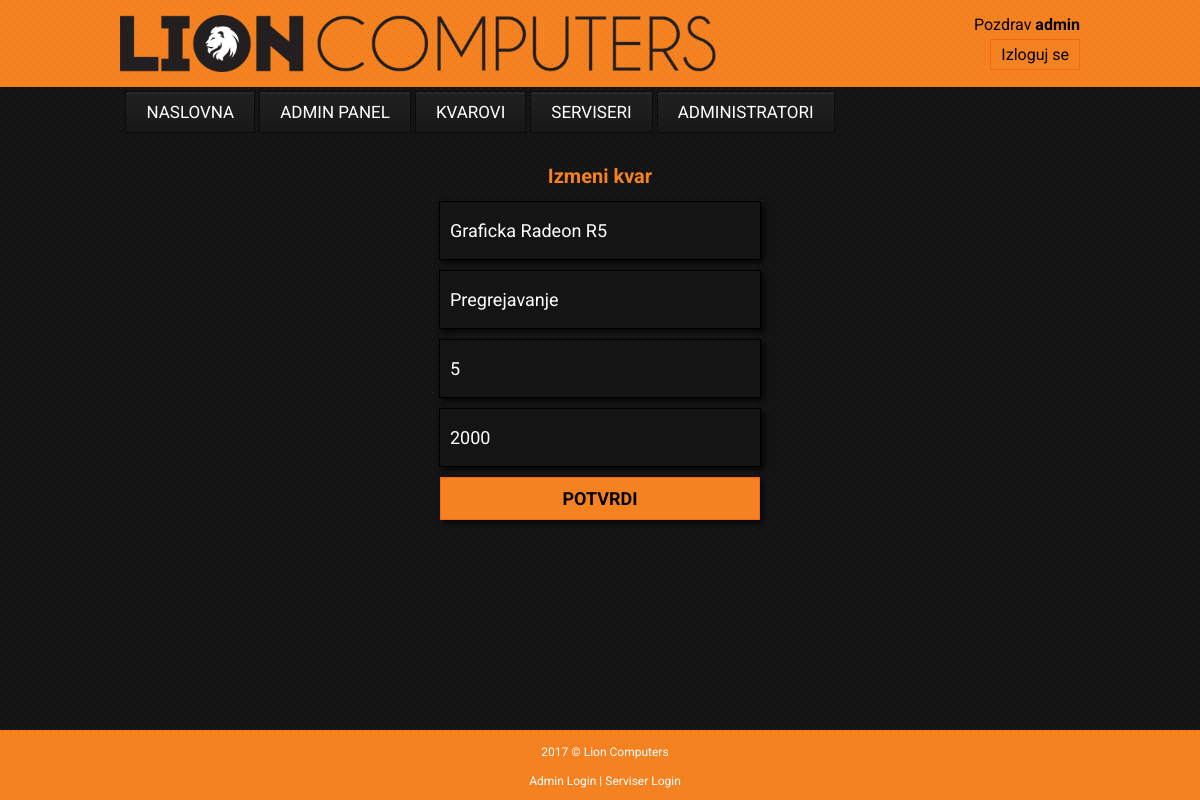
The page /kvar-modify.php?id=1 (signed in) on the database its author committed.
### tables this page shows
CREATE TABLE `kvarovi` (
  `id` int(11) NOT NULL AUTO_INCREMENT,
  `naziv` varchar(45) DEFAULT NULL,
  `opis` varchar(45) DEFAULT NULL,
  `vreme` int(11) DEFAULT NULL,
  `status` varchar(45) DEFAULT NULL,
  `cenapop` int(11) DEFAULT NULL,
  PRIMARY KEY (`id`),
  UNIQUE KEY `id_UNIQUE` (`id`)
);

### kvar-modify.php (the view, shortened to what this page needs)
<?php
	require_once('header.php');
?>
			<div class="content">
			<?php
				include("konekcija.php");
				$id = $_GET['id'];
				$query = "SELECT * from kvarovi where id=$id;";
				$result = mysqli_query($conn, $query);
				echo "<div class='form-area'>";
					while($red=mysqli_fetch_array($result)) {
						$naziv = $red['naziv'];
						$opis = $red['opis'];
						$vreme = $red['vreme'];
						$cena = $red['cenapop'];
						echo "<form action='kvar-modify-s.php?id=$id' method='POST'>
						<h1>Izmeni kvar</h1>
						<input type='text' name='naziv' class='reg-user' value='$naziv'/>
						<input type='text' name='opis' class='reg-user' value='$opis'/>
						<input type='text' name='vreme' class='reg-user' value='$vreme'/>
						<input type='text' name='cena' class='reg-user' value='$cena'/>
						<input type='submit' value='Potvrdi' class='login-submit'>
						</form>";
					}
				echo "</div>";
			?>
			</div>
<?php require_once('footer.php'); ?>

### stilovi.css (style rules this page uses)
html { height: 100%; box-sizing: border-box; }
body { background: url("slike/pattern-black.png") top right repeat; margin: 0; padding: 0; min-height: 100%; position: relative; }
.content { width: 960px; font-family: 'Roboto', sans-serif; height: 100%; padding-bottom: 60px; margin: 0 auto; }
.form-area h1, .naslov { color: #f58220; font-size: 20px; text-shadow: 3px 3px 5px 0px rgba(0,0,0,0.75); }
#login-user, #login-pass, .reg-user { width: 300px; color: #fff; height: 37px; margin: 0 auto 10px auto; font-size: 18px; padding: 10px; font-family: 'Roboto', sans-serif; background: #141414; border: 1px solid #000000; -webkit-box-shadow: 3px 3px 5px 0px rgba(0,0,0,0.75); -moz-box-shadow: 3px 3px 5px 0px rgba(0,0,0,0.75); box-shadow: 3px 3px 5px 0px rgba(0,0,0,0.75); }
.login-submit { width: 320px; color: #000; font-weight: bold; text-transform: uppercase; font-size: 14px; margin-bottom: 20px; font-size: 18px; padding: 10px; font-family: 'Roboto', sans-serif; background: #f58220; border: 1px solid #f16815; -webkit-box-shadow: 3px 3px 5px 0px rgba(0,0,0,0.75); -moz-box-shadow: 3px 3px 5px 0px rgba(0,0,0,0.75); box-shadow: 3px 3px 5px 0px rgba(0,0,0,0.75); cursor: pointer; }
.form-area, panel { position: relative; width: 600px; height: 100%; margin-top: 20px; text-align: center; margin-left: auto; margin-right: auto; margin-bottom: 100px; }
.form-area form { width: 100%; }

### rows shown on the page
kvarovi: naziv "Graficka Radeon R5", opis "Pregrejavanje", vreme "5", cena "2000"

### other values the page prints
$_SESSION['adminUser'] "admin"
